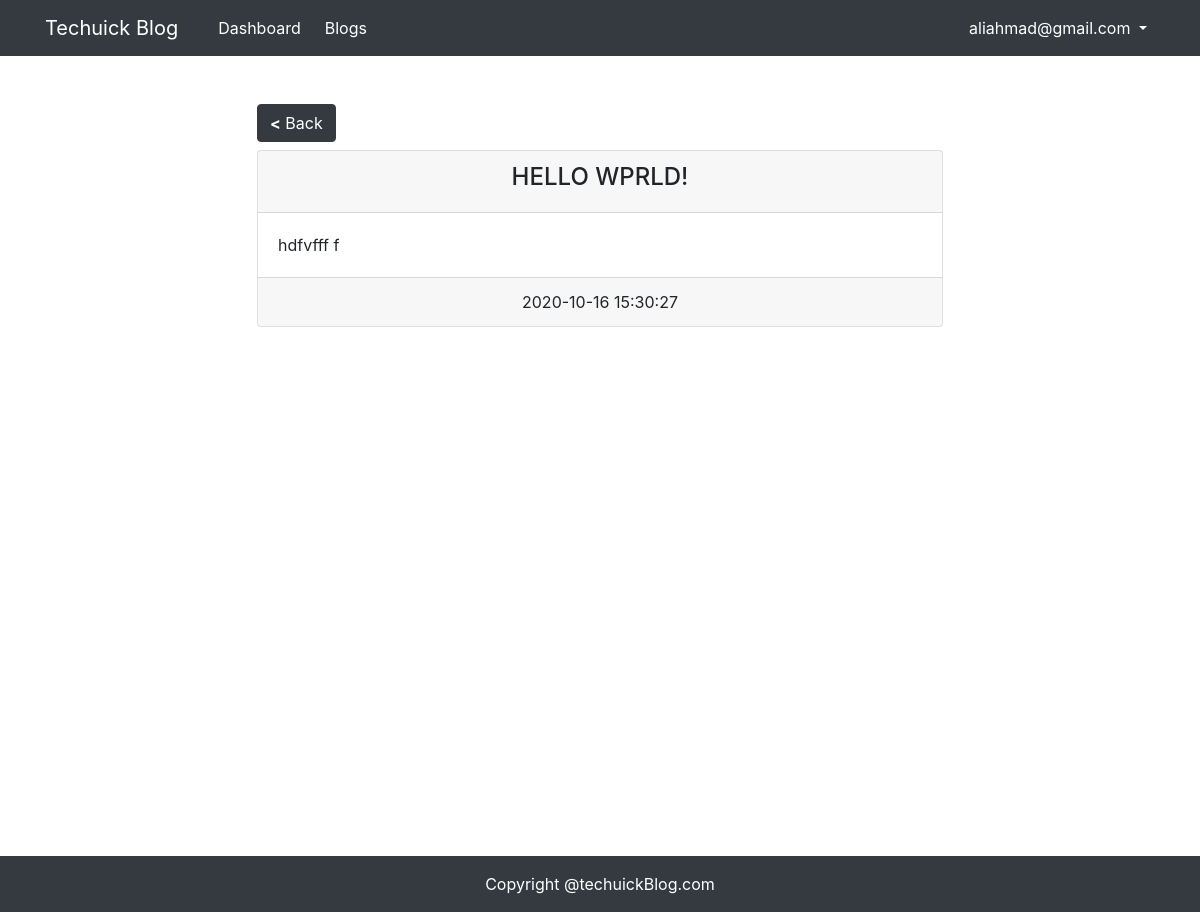
Page /users/viewBlog.php?id=24 (signed in) on the committed database.
### tables this page shows
CREATE TABLE IF NOT EXISTS `blogs` (
  `id` int(11) UNSIGNED NOT NULL AUTO_INCREMENT,
  `user_id` int(11) UNSIGNED NOT NULL,
  `title` varchar(50) NOT NULL,
  `description` text NOT NULL,
  `thumbnail` varchar(255) DEFAULT NULL,
  `created_at` datetime NOT NULL DEFAULT current_timestamp(),
  `updated_at` datetime DEFAULT NULL,
  `status` tinyint(4) NOT NULL DEFAULT 0,
  PRIMARY KEY (`id`),
  KEY `user_id` (`user_id`)
);

### users/viewBlog.php (the view, shortened to what this page needs)
<!DOCTYPE html>
<html lang="en">
<head>
	<link rel="stylesheet" href="../assets/bootstrap/css/bootstrap.min.css">
	<link rel="stylesheet" href="../assets/css/index.css">
</head>
<body>
	<?php include("../partials/header.php"); ?>
	<?php include("../connection.php"); ?>
	 <div class="container min-vh-100 p-5" id="wrapper">
		<div class="row justify-content-center">
			<div class="col-md-8">
				<a href="dashboard.php" class="btn btn-dark mb-2"> <strong>&lt;</strong> Back</a>
				<div class="card">
					<?php
						$sql="SELECT * FROM blogs where id='{$_GET['id']}'";
						$res=mysqli_query($conn,$sql);
						$row=mysqli_fetch_assoc($res);
					?>
					<div class="card-header"><h4 class="text-center
						text-uppercase"><?php echo $row['title'];  ?></h4></div>
					<div class="card-body"><?php echo $row['description'];  ?></div>
					<div class="card-footer text-center"><?php echo $row['created_at'] ?></div>
				</div>
			</div>
		</div>
    </div>
	<?php  include_once("../partials/footer.php"); ?>
</body>
</html>

### rows in the picture
blogs: title "HELLO WPRLD!", description "hdfvfff f", created_at "2020-10-16 15:30:27"

### other values in the picture
$_SESSION['USER-NAME'] "aliahmad@gmail.com"
